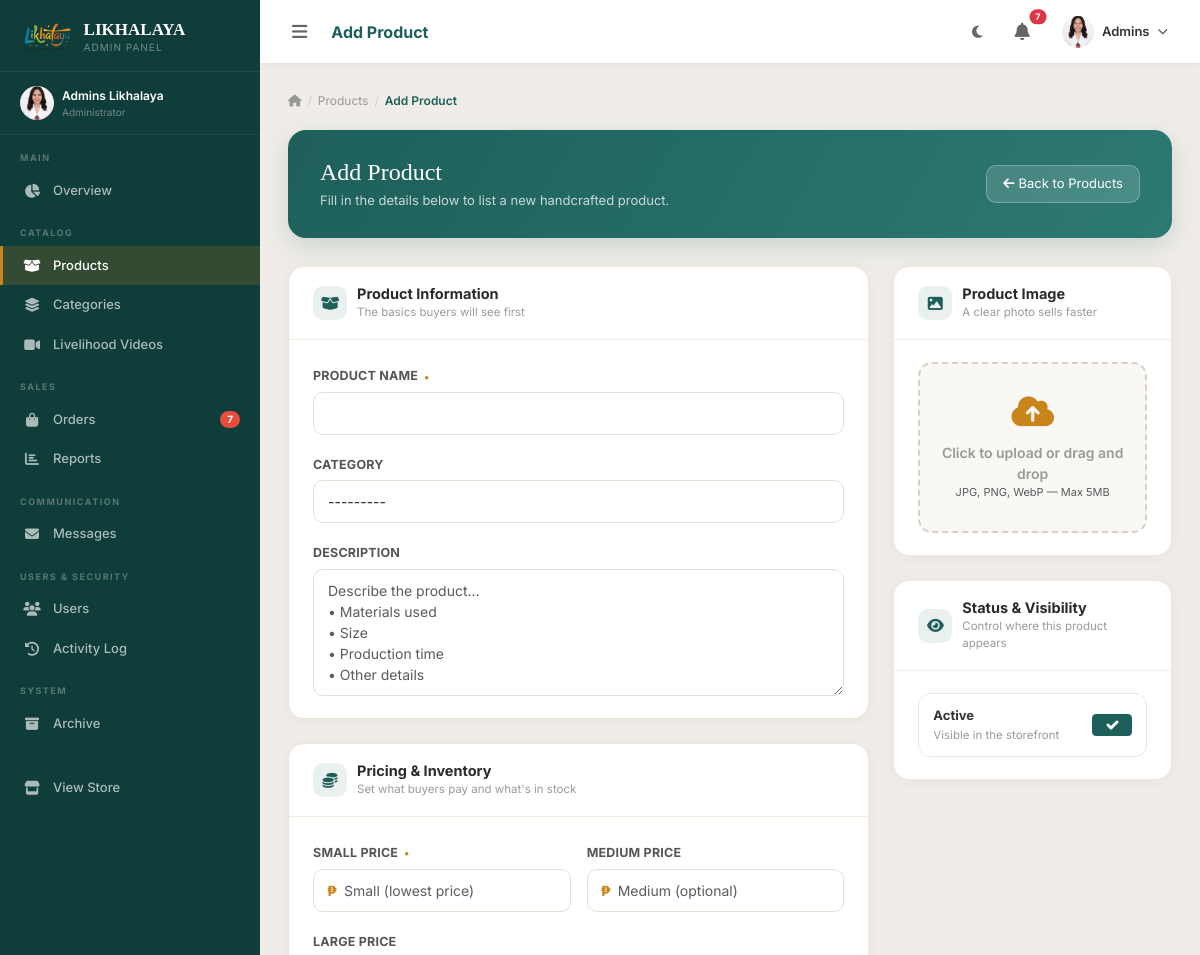
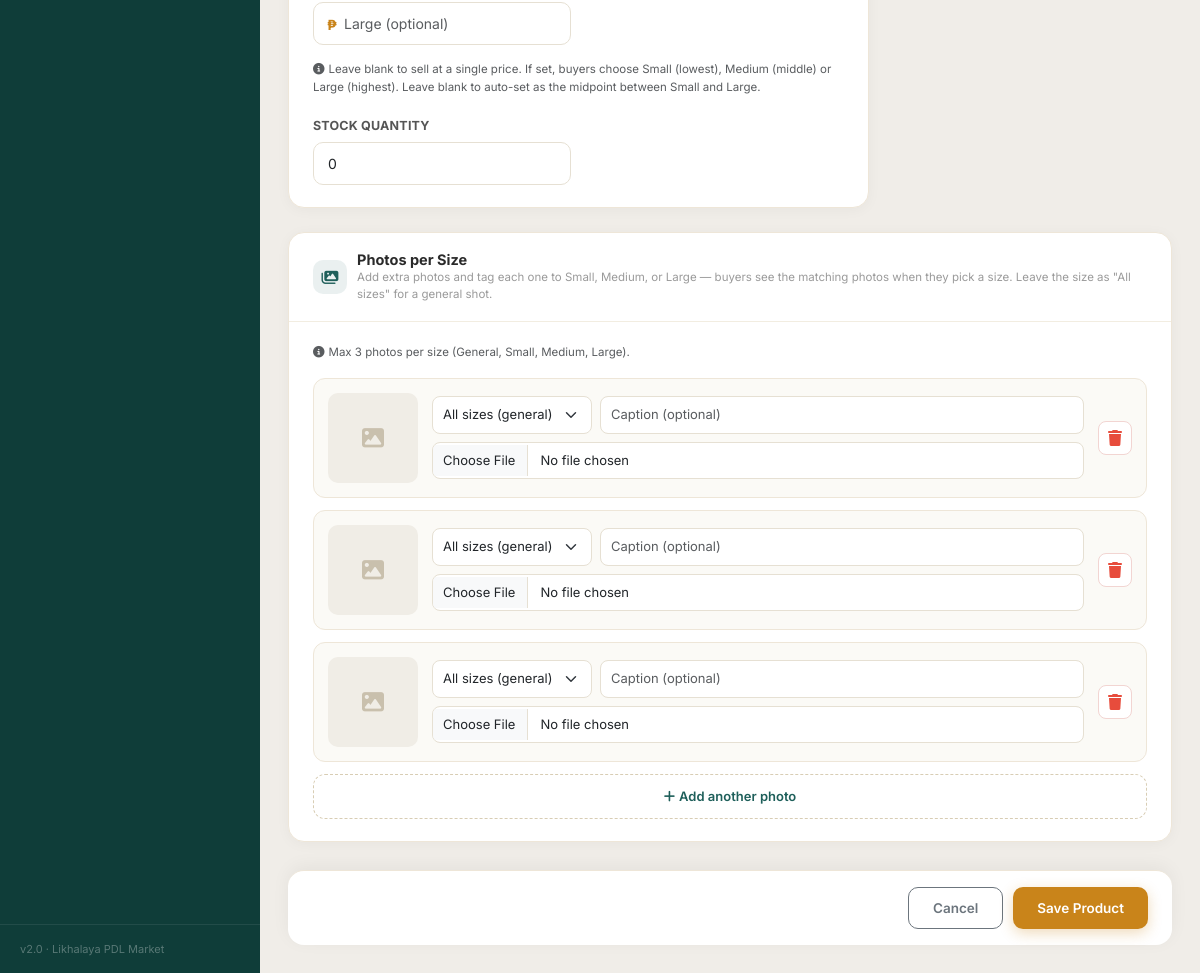
/dashboard/products/new/ (signed in), run on the app's committed database (2 pictures, top to bottom).
### accounts/models.py (models this page shows, shortened)
class CustomUser(AbstractUser):
    ROLE_CHOICES = [
        ('customer', 'Customer'),
        ('staff', 'Staff'),
        ('coordinator', 'PDL Coordinator'),
        ('admin', 'Administrator'),
    ]
    role = models.CharField(max_length=20, choices=ROLE_CHOICES, default='customer')
    phone = models.CharField(max_length=20, blank=True)
    address = models.TextField(blank=True, help_text='House #, Street')
    barangay = models.CharField(max_length=150, blank=True)
    city = models.CharField(max_length=100, blank=True)
    province = models.CharField(max_length=100, blank=True)
    zip_code = models.CharField(max_length=10, blank=True)
    avatar = models.ImageField(upload_to='avatars/', blank=True, null=True)
    bio = models.TextField(blank=True)
    created_at = models.DateTimeField(auto_now_add=True)
    updated_at = models.DateTimeField(auto_now=True)
    is_deleted = models.BooleanField(default=False)
    deleted_at = models.DateTimeField(null=True, blank=True)
    deleted_by = models.ForeignKey(
        'self', on_delete=models.SET_NULL, null=True, blank=True,
        related_name='deleted_users'
    )
    objects = ActiveUserManager()
    all_objects = UserManager()
    class Meta:
        base_manager_name = 'all_objects'
    def is_admin_user(self):
        return self.role == 'admin' or self.is_superuser
    def is_staff_user(self):
        return self.role in ['admin', 'staff', 'coordinator'] or self.is_superuser
    def get_full_name(self):
        return f"{self.first_name} {self.last_name}".strip() or self.username

### dashboard/views.py (the view)
# urls.py: path('products/new/', views.product_create, name='product_create'),
@staff_required
def product_create(request):
    if request.method == 'POST':
        form = ProductForm(request.POST, request.FILES)
        image_formset = ProductImageFormSet(request.POST, request.FILES, prefix='images')
        if form.is_valid() and image_formset.is_valid():
            product = form.save()
            image_formset.instance = product
            image_formset.save()
            log_activity(request, 'create', f'Created product "{product.name}"',
                         resource='Product', resource_label=product.name,
                         new_value=f'{product.price_display} · stock {product.stock}')
            messages.success(request, f'Product "{product.name}" created successfully!')
            return redirect('dashboard:product_list')
    else:
        form = ProductForm()
        image_formset = ProductImageFormSet(prefix='images')
    return render(request, 'dashboard/products/form.html', {
        'form': form, 'image_formset': image_formset, 'title': 'Add Product',
    })

### templates/dashboard/products/form.html (shortened to what this page needs)
{% extends 'dashboard/base_dashboard.html' %}
{% block page_title %}{{ title }}{% endblock %}
{% block sb_products %}active{% endblock %}
{% block dash_content %}
<div class="dash-breadcrumb">
  <a href="{% url 'dashboard:home' %}"><i class="fas fa-home"></i></a>
  <span class="sep">/</span><a href="{% url 'dashboard:product_list' %}">Products</a>
  <span class="sep">/</span><span class="current">{{ title }}</span>
</div>
<div class="pform-header">
  <div>
    <h4>{{ title }}</h4>
    <p>Fill in the details below to {% if product %}update this{% else %}list a new{% endif %} handcrafted product.</p>
  </div>
  <a href="{% url 'dashboard:product_list' %}" class="btn-back text-decoration-none">
    <i class="fas fa-arrow-left me-1"></i>Back to Products
  </a>
</div>
<form method="post" enctype="multipart/form-data">
  <div class="row g-4">
    <div class="col-12 col-lg-8">
      <div class="pform-card">
        <div class="pform-card-header">
          <div class="icon-badge"><i class="fas fa-box-open"></i></div>
          <div>
            <h6>Product Information</h6>
            <div class="subtitle">The basics buyers will see first</div>
          </div>
        </div>
        <div class="pform-card-body">
          <div class="mb-3">
            <label class="form-label">Product Name <span class="required-dot">●</span></label>
            {{ form.name }}
          </div>
          <div class="mb-3">
            <label class="form-label">Category</label>
            {{ form.category }}
          </div>
          <div class="mb-0">
            <label class="form-label">Description</label>
            {{ form.description }}
          </div>
        </div>
      </div>
      <div class="pform-card mb-0">
        <div class="pform-card-header">
          <div class="icon-badge"><i class="fas fa-coins"></i></div>
          <div>
            <h6>Pricing &amp; Inventory</h6>
            <div class="subtitle">Set what buyers pay and what's in stock</div>
          </div>
        </div>
        <div class="pform-card-body">
          <div class="row g-3">
            <div class="col-12 col-sm-6">
              <label class="form-label">Small Price <span class="required-dot">●</span></label>
              <div class="price-input-group">
                <span class="peso-prefix">₱</span>
                {{ form.price_min }}
              </div>
            </div>
            <div class="col-12 col-sm-6">
              <label class="form-label">Medium Price</label>
              <div class="price-input-group">
                <span class="peso-prefix">₱</span>
                {{ form.price_medium }}
              </div>
            </div>
            <div class="col-12 col-sm-6">
              <label class="form-label">Large Price</label>
              <div class="price-input-group">
                <span class="peso-prefix">₱</span>
                {{ form.price_max }}
              </div>
            </div>
            <div class="col-12">
              <div class="text-muted" style="font-size:11.5px;">
                <i class="fas fa-circle-info me-1"></i>{{ form.price_max.help_text }}
                {{ form.price_medium.help_text }}
              </div>
            </div>
            <div class="col-12 col-sm-6">
              <label class="form-label">Stock Quantity</label>
              {{ form.stock }}
            </div>
          </div>
        </div>
      </div>
    </div>
    <div class="col-12 col-lg-4">
      <div class="pform-card">
        <div class="pform-card-header">
          <div class="icon-badge"><i class="fas fa-image"></i></div>
          <div>
            <h6>Product Image</h6>
            <div class="subtitle">A clear photo sells faster</div>
          </div>
        </div>
        <div class="pform-card-body">
          {{ form.image }}
        </div>
      </div>
      <div class="pform-card mb-0">
        <div class="pform-card-header">
          <div class="icon-badge"><i class="fas fa-eye"></i></div>
          <div>
            <h6>Status &amp; Visibility</h6>
            <div class="subtitle">Control where this product appears</div>
          </div>
        </div>
        <div class="pform-card-body">
          <label class="pform-toggle" for="{{ form.is_active.id_for_label }}">
            <span class="toggle-text">
              <span class="title d-block">Active</span>
              <span class="desc d-block">Visible in the storefront</span>
            </span>
            {{ form.is_active }}
          </label>
        </div>
      </div>
    </div>
    <div class="col-12">
      <div class="pform-card mb-0">
        <div class="pform-card-header">
          <div class="icon-badge"><i class="fas fa-images"></i></div>
          <div>
            <h6>Photos per Size</h6>
            <div class="subtitle">Add extra photos and tag each one to Small, Medium, or Large — buyers see the matching photos when they pick a size. Leave the size as "All sizes" for a general shot.</div>
          </div>
        </div>
        <div class="pform-card-body">
          <div class="text-muted mb-3" style="font-size:11.5px;" id="galleryCapNote">
            <i class="fas fa-circle-info me-1"></i>Max 3 photos per size (General, Small, Medium, Large).
          </div>
          <div id="galleryRows">
            {% for img_form in image_formset %}
            <div class="gallery-row {% if img_form.instance.pk %}existing-row{% endif %}" data-form-index="{{ forloop.counter0 }}">
              <div class="gallery-thumb-wrap" id="galThumb{{ forloop.counter0 }}">
                {% if img_form.instance.image %}
                  <img src="{{ img_form.instance.image.url }}" alt="">
                {% else %}
                  <i class="fas fa-image"></i>
                {% endif %}
              </div>
              <div class="gallery-row-fields">
                <div class="gallery-size-caption">
                  {{ img_form.size }}
                  {{ img_form.caption }}
                </div>
                <div onchange="likhalayaGalleryPreview(this, {{ forloop.counter0 }})">
                  {{ img_form.image }}
                </div>
              </div>
              {% if img_form.DELETE %}
              <label class="gallery-remove-btn" title="Remove this photo">
                <i class="fas fa-trash"></i>
              </label>
              {% endif %}
            </div>
            {% endfor %}
          </div>
          <button type="button" class="gallery-add-btn" id="galleryAddBtn">
          </button>
        </div>
      </div>
    </div>
    <div class="col-12">
      <div class="pform-actions">
        <a href="{% url 'dashboard:product_list' %}" class="btn btn-outline-secondary">Cancel</a>
        <button type="submit" class="btn btn-gold">Save Product</button>
      </div>
    </div>
  </div>
</form>
{% endblock %}

### templates/dashboard/base_dashboard.html (shortened to what this page needs)
{% extends 'base.html' %}
{% load static humanize %}
{% block content %}
<div class="dash-layout" id="dashLayout">
  <aside class="dash-sidebar" id="dashSidebar">
    <div class="sidebar-logo">
      <img src="{% static 'imgs/likhalaya.png' %}" alt="Likhalaya Logo" class="sidebar-logo-img">
      <div>
        <div class="sidebar-logo-text">LIKHALAYA</div>
        <div class="sidebar-logo-sub">
          {% if user.is_admin_user %}Admin Panel{% elif user.role == 'staff' %}Staff Panel{% else %}Coordinator{% endif %}
        </div>
      </div>
    </div>
    <div style="padding:14px 20px;border-bottom:1px solid rgba(255,255,255,.06);">
      <div class="d-flex align-items-center gap-2">
        {% if user.avatar %}
          <img src="{{ user.avatar.url }}" style="width:34px;height:34px;border-radius:50%;object-fit:cover;flex-shrink:0;" alt="{{ user.username }}">
        {% else %}
          <div style="width:34px;height:34px;border-radius:50%;background:var(--gold);display:flex;align-items:center;justify-content:center;font-size:13px;color:#fff;font-weight:700;flex-shrink:0;">
            {{ user.first_name|first|upper }}{{ user.last_name|first|upper }}
          </div>
        {% endif %}
        <div class="sidebar-link-text">
          <div style="font-size:12px;color:#fff;font-weight:600;">{{ user.get_full_name|default:user.username }}</div>
          <div style="font-size:10px;color:rgba(255,255,255,.4);">{{ user.get_role_display }}</div>
        </div>
      </div>
    </div>
    <div class="sidebar-section-label">Main</div>
    <a href="{% url 'dashboard:home' %}" class="sidebar-link {% block sb_dash %}{% endblock %}">
      <i class="fas fa-chart-pie"></i><span>Overview</span>
    </a>
    <div class="sidebar-section-label">Catalog</div>
    <a href="{% url 'dashboard:product_list' %}" class="sidebar-link {% block sb_products %}{% endblock %}">
      <i class="fas fa-box-open"></i><span>Products</span>
    </a>
    <a href="{% url 'dashboard:category_list' %}" class="sidebar-link {% block sb_categories %}{% endblock %}">
      <i class="fas fa-layer-group"></i><span>Categories</span>
    </a>
    <a href="{% url 'dashboard:video_list' %}" class="sidebar-link {% block sb_videos %}{% endblock %}">
      <i class="fas fa-video"></i><span>Livelihood Videos</span>
    </a>
    <div class="sidebar-section-label">Sales</div>
    <a href="{% url 'dashboard:order_list' %}" class="sidebar-link {% block sb_orders %}{% endblock %}">
      <i class="fas fa-shopping-bag"></i><span>Orders</span>
      {% if new_orders_count %}<span class="sidebar-badge">{{ new_orders_count }}</span>{% endif %}
    </a>
    <a href="{% url 'dashboard:reports' %}" class="sidebar-link {% block sb_reports %}{% endblock %}">
      <i class="fas fa-chart-bar"></i><span>Reports</span>
    </a>
    <div class="sidebar-section-label">Communication</div>
    <a href="{% url 'dashboard:message_list' %}" class="sidebar-link {% block sb_messages %}{% endblock %}">
      <i class="fas fa-envelope"></i><span>Messages</span>
    </a>
    {% if user.is_admin_user %}
    <div class="sidebar-section-label">Users &amp; Security</div>
    <a href="{% url 'dashboard:user_list' %}" class="sidebar-link {% block sb_users %}{% endblock %}">
      <i class="fas fa-users"></i><span>Users</span>
    </a>
    <a href="{% url 'dashboard:activity_log' %}" class="sidebar-link {% block sb_activity %}{% endblock %}">
      <i class="fas fa-history"></i><span>Activity Log</span>
    </a>
    {% endif %}
    <div class="sidebar-section-label">System</div>
    {% if user.is_admin_user %}
    <a href="{% url 'dashboard:archive' %}" class="sidebar-link {% block sb_archive %}{% endblock %}">
      <i class="fas fa-box-archive"></i><span>Archive</span>
    </a>
    {% endif %}
    <hr style="border-color:rgba(255,255,255,.1);margin:12px 16px;">
    <a href="{% url 'store:home' %}" class="sidebar-link">
      <i class="fas fa-store"></i><span>View Store</span>
    </a>
    <div class="sidebar-footer">
      <span>v2.0 · Likhalaya PDL Market</span>
    </div>
  </aside>
  <div class="dash-main" id="dashMain">
    <div class="dash-topbar">
      <button class="btn btn-sm border-0" id="sidebarToggle" style="color:#666;">
      </button>
      <div class="topbar-title d-none d-md-block">{% block page_title %}Dashboard{% endblock %}</div>
      <button class="btn btn-sm border-0" id="darkModeToggle" title="Toggle dark mode" style="color:#666;">
        <i class="fas fa-moon" id="darkIcon"></i>
      </button>
      <div class="dropdown">
        <button class="btn btn-sm border-0 position-relative" data-bs-toggle="dropdown" style="color:#666;">
          {% if new_orders_count or new_messages_count %}
          <span class="position-absolute top-0 start-100 translate-middle badge rounded-pill bg-danger" style="font-size:9px;">
            {{ new_orders_count|add:new_messages_count }}
          </span>
          {% endif %}
        </button>
      </div>
      <div class="dropdown">
        <button class="btn btn-sm border-0 d-flex align-items-center gap-2" data-bs-toggle="dropdown">
          {% if user.avatar %}
            <img src="{{ user.avatar.url }}" style="width:32px;height:32px;border-radius:50%;object-fit:cover;" alt="{{ user.username }}">
          {% else %}
            <div style="width:32px;height:32px;border-radius:50%;background:var(--teal);display:flex;align-items:center;justify-content:center;color:#fff;font-size:12px;font-weight:700;">
              {{ user.first_name|first|upper }}{{ user.last_name|first|upper }}
            </div>
          {% endif %}
          <span class="d-none d-md-block" style="font-size:13px;font-weight:600;color:var(--dm-text,#333);">{{ user.first_name|default:user.username }}</span>
        </button>
      </div>
    </div>
    <div class="dash-page">
      {% block dash_content %}{% endblock %}
    </div>
  </div>
</div>
{% endblock %}

### data on the page
CustomUser: avatar (picture), get_full_name "Admins Likhalaya", role "Administrator", first_name "Admins"

### other printed values
{{ new_orders_count }} "7"
{{ title }} "Add Product"
{{ new_orders_count|add:new_messages_count }} "7"
